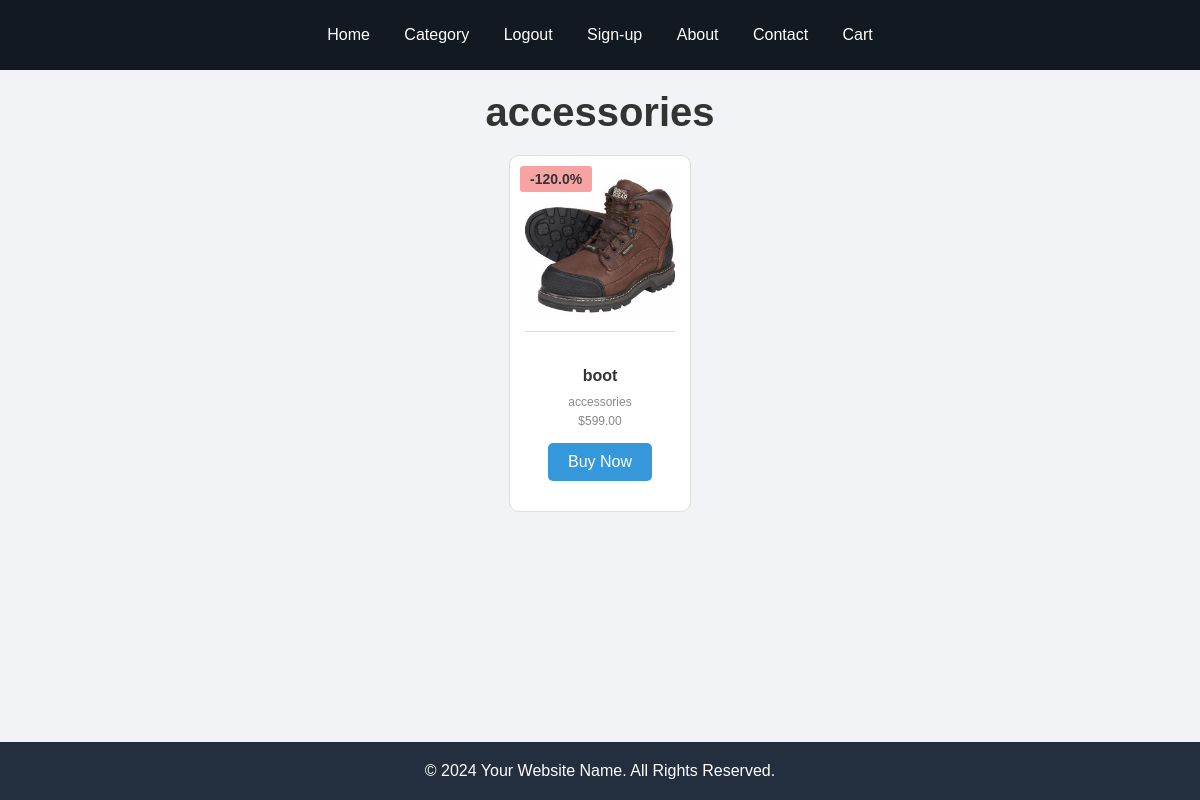
The app's page /category/cati1a5fbi2bghb1agade2dhb/ (signed in) with its own data.
### core/models.py (models this page shows, shortened)
class Category(models.Model):
    cid = ShortUUIDField(unique=True, max_length=30, prefix='cat', alphabet='abcdefghi1123456')
    title = models.CharField(max_length=100)
    image = models.ImageField(upload_to='category')
    class Meta:
        verbose_name_plural = "Categories"
    def __str__(self):
        return self.title

class Product(models.Model):
    pid = ShortUUIDField(unique=True, max_length=30, alphabet='abcdefghi1123456')
    title = models.CharField(max_length=100)
    image = models.ImageField(upload_to=user_directory_path)
    description = models.TextField(null=True, blank=True, default='this is a product')
    user = models.ForeignKey(User, on_delete=models.SET_NULL, null=True)
    category = models.ForeignKey(Category,related_name='products', on_delete=models.SET_NULL, null=True)#using related name is a good practies for showing total no of products in each category
    vender = models.ForeignKey(Vendor, on_delete=models.SET_NULL, null=True,related_name='vender')
    price = models.DecimalField(max_digits=10, decimal_places=2, default='599')
    old_price = models.DecimalField(max_digits=10, decimal_places=2, default='499')
    specification = models.TextField(null=True, blank=True, default='this is a product')
    product_status = models.CharField(choices=STATUS, max_length=10, default='in_review')
    status=models.BooleanField(default=True)
    in_stock=models.BooleanField(default=True)
    featured=models.BooleanField(default=False)
    digital=models.BooleanField(default=False)
    sku = ShortUUIDField(unique=True, max_length=30, alphabet='abcdefghi1123456')
    date = models.DateField(auto_now_add=True)
    update = models.DateField(null=True, blank=True)
    class Meta:
        verbose_name_plural = "Products"
    def get_percentage(self):
        new_price = (self.price / self.old_price) * 100
        return new_price

### core/views.py (the view)
# urls.py: path("category/<cid>/",views.category_list_view, name="category-list-view"),
def category_list_view(request,cid):
    category=Category.objects.get(cid=cid)
    products=Product.objects.filter( product_status="published",category=category)
    return render(request,'category-list-view.html',{'category':category,'products':products})

### core/context_processor.py (called while the page is built)
def default(request):
    categories=Category.objects.all()
    return{
        'categories':categories
    }

### templates/category-list-view.html (shortened to what this page needs)
{% extends "base.html" %}
{% block content %}
<section class="featured-products-section">
    <h1 class='cat-title'>{{ category.title }}</h1>
    <div class="container">
        <div class="product-grid">
            {% for product in products %}
            <div class="product-card">
                <img src="{{ product.image.url }}" alt="{{ product.title }}" class="product-image">
                <div class="product-details">
                    <h3 class="product-title">{{ product.title }}</h3>
                    <p class="product-category">{{ product.category }}</p>
                    <span class="product-percentage">-{{ product.get_percentage|floatformat }}%</span>
                    <p class="product-price">${{ product.price }}</p>
                    <a href="#" class="btn-secondary">Buy Now</a>
                </div>
            </div>
            {% endfor %}
        </div>
    </div>
</section>
{% endblock content %}

### static/css/style.css (style rules this page uses)
body { font-family: Arial, sans-serif; margin: 0; padding: 0; background-color: #f1f3f6; display: flex; flex-direction: column; min-height: 100vh; }
.container { width: 80%; margin: 0 auto; padding: 0; }
.section-title, .cat-title { text-align: center; font-size: 2.5em; margin: 20px 0; color: #333; }
.category-grid, .product-grid { display: flex; flex-wrap: wrap; gap: 20px; justify-content: space-around; margin-top: 0; padding: 0; justify-content: center; }
.category-card, .product-card { background-color: #fff; border: 1px solid #ddd; border-radius: 10px; overflow: hidden; width: 150px; transition: transform 0.3s, box-shadow 0.3s; display: flex; flex-direction: column; justify-content: space-between; margin-top: 0; position: relative; padding: 15px; text-align: left; margin-bottom: 20px; }
.category-image, .product-image { width: 100%; max-width: 150px; height: auto; display: block; border-bottom: 1px solid #ddd; padding-bottom: 10px; margin-bottom: 10px; }
.category-details, .product-details { padding: 15px; text-align: center; }
.category-title, .product-title { font-size: 16px; margin: 10px 0; color: #333; }
.category-count, .product-category, .product-vendor, .product-price { font-size: 12px; color: #888; margin: 5px 0; }
.product-percentage { color: #e74c3c; font-weight: bold; position: absolute; top: 10px; left: 10px; background-color: rgba(246, 140, 140, 0.8); padding: 5px 10px; border-radius: 3px; font-size: 14px; font-weight: bold; color: #333; }
.btn-secondary { display: inline-block; margin-top: 10px; padding: 10px 20px; background-color: #3498db; color: #fff; text-decoration: none; border-radius: 5px; transition: background-color 0.3s; align-self: center; }
body { font-family: Arial, sans-serif; margin: 0; padding: 0; background-color: #f1f3f6; }

### records on screen
Category: title "accessories"
Product: image (picture), title "boot", category "accessories", get_percentage "120.0", price "599.00"
